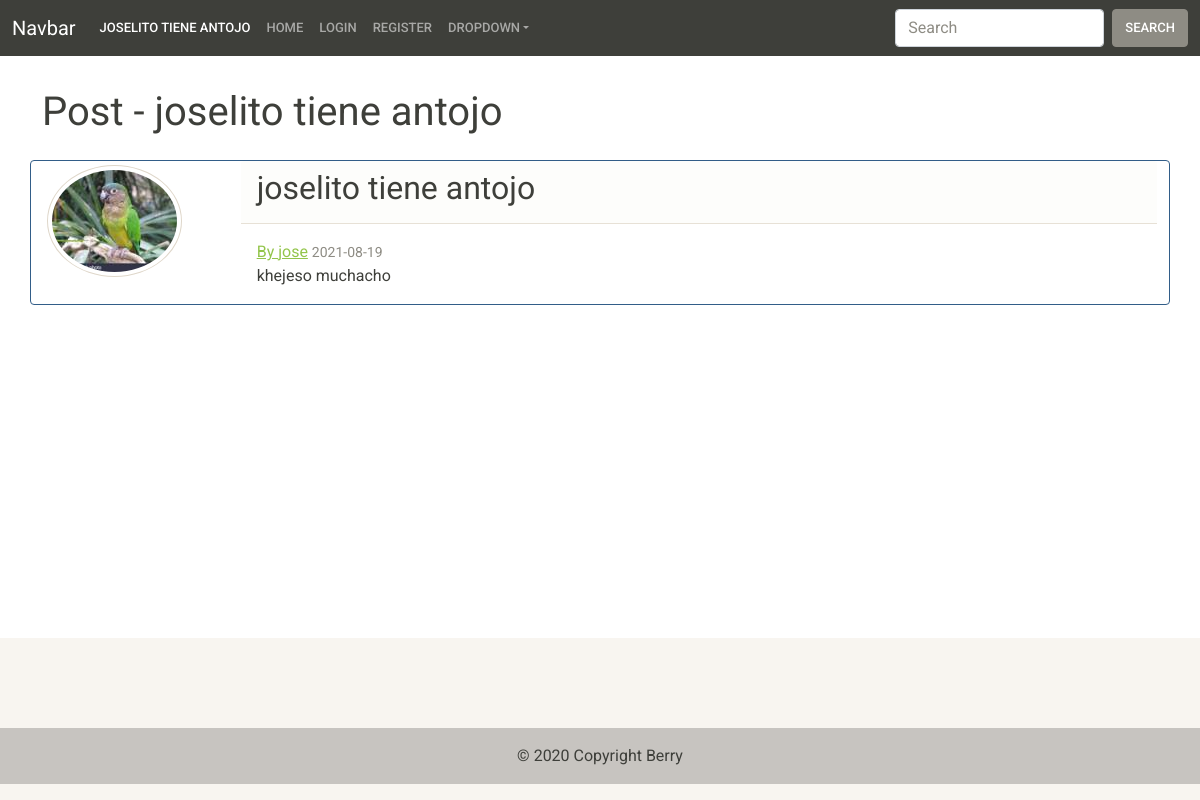
Screenshot of /post/2 with the database file from the repository.
### Berry/models.py (models this page shows, shortened)
class Post(db.Model):
    id = db.Column(db.Integer, primary_key=True)
    title = db.Column(db.String(100), unique=True, nullable=False)
    date_post = db.Column(db.DateTime, nullable=False, default=datetime.utcnow)
    content = db.Column(db.Text, nullable=False)
    user_id = db.Column(db.Integer, db.ForeignKey('user.id'), nullable=False)

class User(db.Model, UserMixin):
    id = db.Column(db.Integer, primary_key=True)
    username = db.Column(db.String(20), unique=True, nullable=False)
    email = db.Column(db.String(120), unique=True, nullable=False)
    image_file = db.Column(
        db.String(20), default='default.jpg', nullable=False)
    password = db.Column(db.String(60), nullable=False)
    posts = db.relationship('Post', backref='author', lazy=True)

### Berry/routes.py (the view)
@app.route("/post/<int:post_id>", methods=['GET', 'POST'])
def post(post_id):
    post = Post.query.get_or_404(post_id)
    user = User.query.filter_by(id=post_id)
    return render_template('post.html', user=user, title=post.title, post=post)

### Berry/templates/post.html (shortened to what this page needs)
{% extends "layout.html" %}
{% block content %}
    <div class = "my-2">
        <div class = "container my-4">
            <h1>Post - {{ post.title }}</h1>
        </div>
        <div class = "card border-primary mb-3 container">
            <div class = "row">
                <div class = "col-sm-2 m-1">
                    <img class="rounded-circle img-thumbnail" src="{{ url_for('static', filename='profile_pics/' + post.author.image_file ) }}">
                </div>
                <div class = "col-sm">
                    <div class = "card-header">
                        <h2>{{ post.title }}</h2>
                    </div>
                    <div class = "card-body">
                        <a class = "card-title mr-2" href="{{ url_for('user_posts', username = post.author.username ) }}"> By {{ post.author.username }}</a>
                        <small class="text-muted"> {{ post.date_post.strftime('%Y-%m-%d') }}</small>
                        <p class = "card-text">{{ post.content }}</p>
                    </div>
                </div>
            </div>
        </div>
    </div>
{% endblock content %}

### Berry/templates/layout.html (shortened to what this page needs)
<!DOCTYPE html>
<html lang="en" class ="h-100">
<head>
    <link rel= "stylesheet" type= "text/css" href= "{{ url_for('static',filename='styles/bootstrap.css') }}">
</head>
<body class="d-flex flex-column h-100">
<nav class="navbar navbar-expand-lg navbar-dark bg-primary">
    <div class="container-fluid">
        <a class="navbar-brand" href="{{ url_for('home') }}">Navbar</a>
        <div class="collapse navbar-collapse" id="navbarColor01">
        <ul class="navbar-nav me-auto">
            {% if title %}
                <li class="nav-item">
                <a class="nav-link active" href="#"> {{ title }}
                </a>
                </li>
            {% else %}
                <li class="nav-item">
                <a class="nav-link active" href="#"> Home
                    <span class="visually-hidden">(current)</span>
                </a>
                </li>
            {% endif %}
            <li class="nav-item">
            <a class="nav-link" href="{{ url_for('home') }}">Home</a>
            </li>
            {% if current_user.is_authenticated %}
                <li class="nav-item">
                    <a class="nav-link" href="{{ url_for('logout') }}">Logout</a>
                </li>
            {% else %}
                <li class="nav-item">
                    <a class="nav-link" href="{{ url_for('login') }}">Login</a>
                </li>
            {% endif %}
            {% if current_user.is_authenticated == False%}
                <li class="nav-item">
                    <a class="nav-link" href="{{ url_for('register') }}">Register</a>
                </li>
            {% endif %}
            <li class="nav-item dropdown">
            <a class="nav-link dropdown-toggle" data-bs-toggle="dropdown" href="#" role="button" aria-haspopup="true" aria-expanded="false">Dropdown</a>
            </li>
        </ul>
        <form class="d-flex">
            <input class="form-control me-sm-2" type="text" placeholder="Search">
            <button class="btn btn-secondary my-2 my-sm-0" type="submit">Search</button>
        </form>
        </div>
    </div>
    </nav>
    {% block content %}{% endblock %}
    <footer class="footer mt-auto py-3 bg-light text-center text-white" style="background-color: #f1f1f1;">
        <div class="container pt-4">
          <section class="mb-4">
            <a
              class="btn btn-link btn-floating btn-lg text-dark m-1"
              href="#!"
              role="button"
              data-mdb-ripple-color="dark"
              ></a>
            <a
              class="btn btn-link btn-floating btn-lg text-dark m-1"
              href="#!"
              role="button"
              data-mdb-ripple-color="dark"
              ></a>
          </section>
        </div>
        <div class="text-center text-dark p-3" style="background-color: rgba(0, 0, 0, 0.2);">
            © 2020 Copyright Berry
        </div>
    </footer>
</body>
</html>

### rows the page displays
Post: title "JOSELITO TIENE ANTOJO", title "joselito tiene antojo", date_post "2021-08-19", content "khejeso muchacho"
User: image_file (placeholder picture), author.username "jose"
